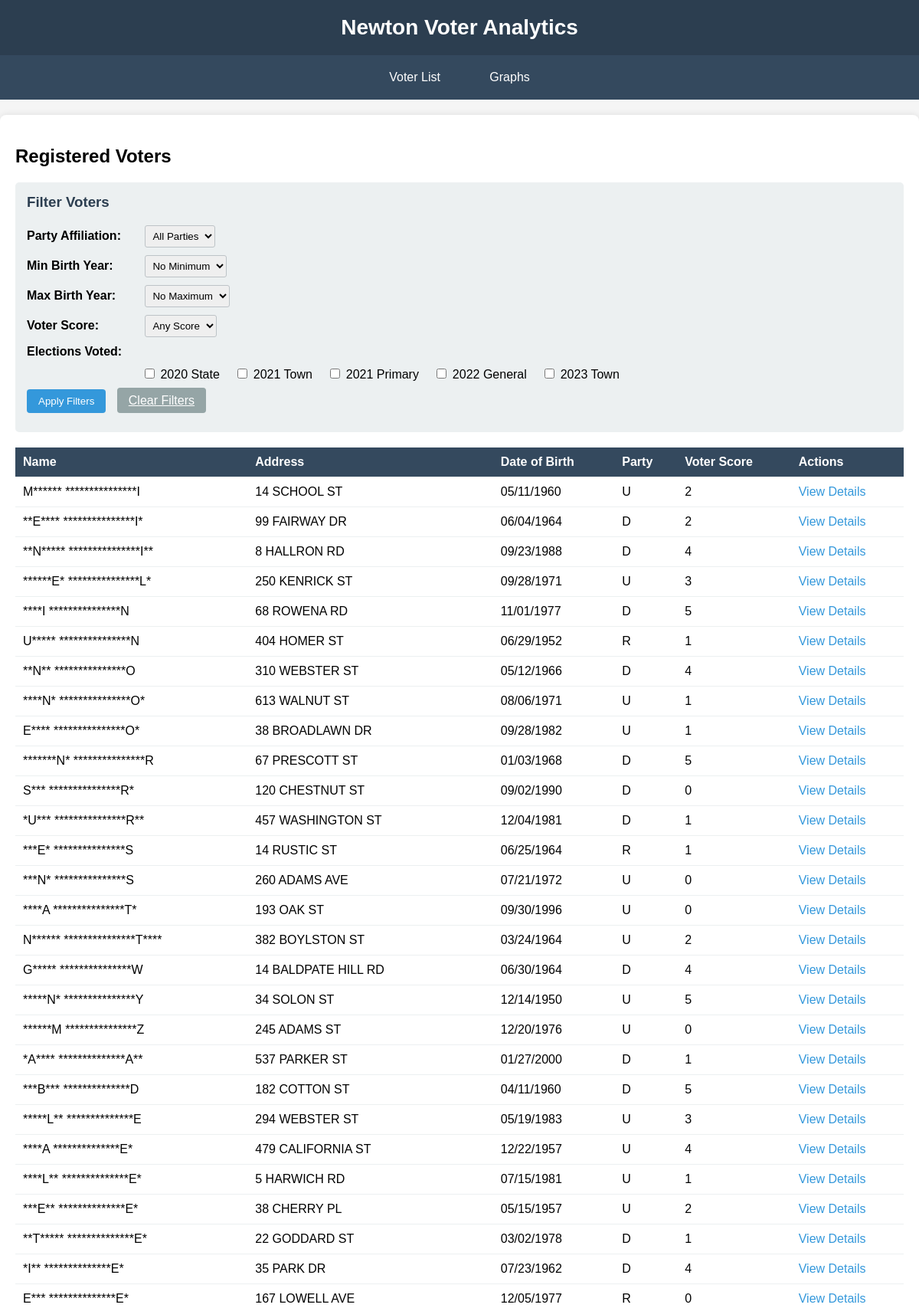
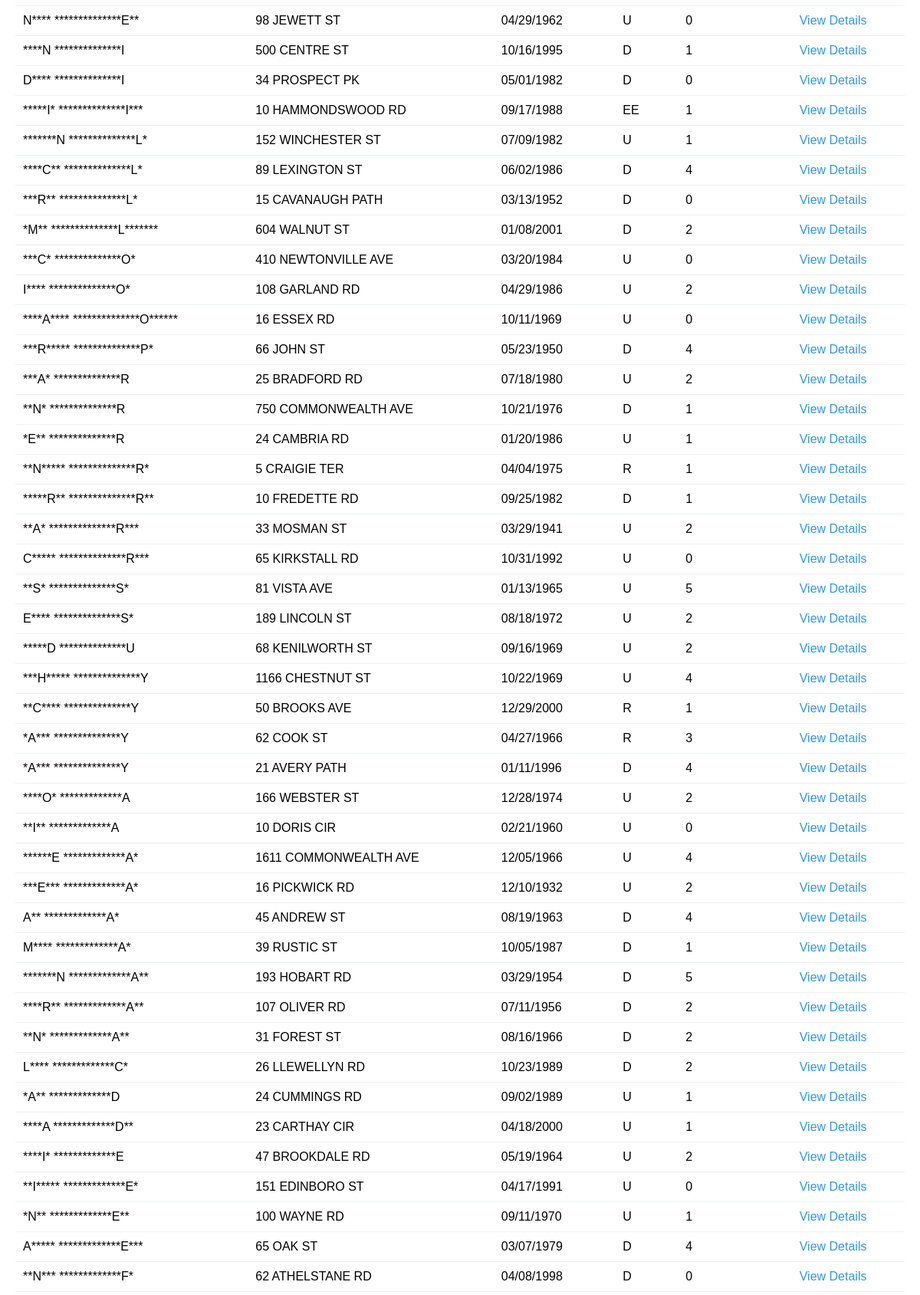
Screenshot of /voter_analytics/?page=2 (upper part) with the database file from the repository (2 pictures, top to bottom).
### voter_analytics/models.py (models this page shows, shortened)
class Voter(models.Model):
    last_name = models.CharField(max_length=100)
    first_name = models.CharField(max_length=100)
    street_number = models.CharField(max_length=20)
    street_name = models.CharField(max_length=100)
    apartment_number = models.CharField(max_length=20, blank=True)
    zip_code = models.CharField(max_length=10)
    date_of_birth = models.DateField()
    date_of_registration = models.DateField()
    party_affiliation = models.CharField(max_length=2)  # note: 2 chars wide
    precinct_number = models.CharField(max_length=10)
    v20state = models.BooleanField(default=False)  # 2020 state election
    v21town = models.BooleanField(default=False)   # 2021 town election
    v21primary = models.BooleanField(default=False)  # 2021 primary
    v22general = models.BooleanField(default=False)  # 2022 general election
    v23town = models.BooleanField(default=False)   # 2023 town election
    voter_score = models.IntegerField()

### voter_analytics/views.py (the view)
# urls.py: path('', VoterListView.as_view(), name='voters'),
class VoterListView(ListView):
    model = Voter
    template_name = 'voter_analytics/voter_list.html'
    context_object_name = 'voters'
    paginate_by = 100  # show 100 voters per page
    def get_queryset(self):
        queryset = super().get_queryset()
        party = self.request.GET.get('party')
        min_dob_year = self.request.GET.get('min_dob')
        max_dob_year = self.request.GET.get('max_dob')
        voter_score = self.request.GET.get('voter_score')
        if party:
            queryset = queryset.filter(party_affiliation=party)
        if min_dob_year:
            queryset = queryset.filter(date_of_birth__year__gte=int(min_dob_year))
        if max_dob_year:
            queryset = queryset.filter(date_of_birth__year__lte=int(max_dob_year))
        if voter_score:
            queryset = queryset.filter(voter_score=int(voter_score))
        if self.request.GET.get('v20state'):
            queryset = queryset.filter(v20state=True)
        if self.request.GET.get('v21town'):
            queryset = queryset.filter(v21town=True)
        if self.request.GET.get('v21primary'):
            queryset = queryset.filter(v21primary=True)
        if self.request.GET.get('v22general'):
            queryset = queryset.filter(v22general=True)
        if self.request.GET.get('v23town'):
            queryset = queryset.filter(v23town=True)
        return queryset.order_by('last_name', 'first_name')
    def get_context_data(self, **kwargs):
        context = super().get_context_data(**kwargs)
        parties = Voter.objects.values_list('party_affiliation', flat=True).distinct().order_by('party_affiliation')
        context['parties'] = parties
        min_year = Voter.objects.order_by('date_of_birth').first().date_of_birth.year if Voter.objects.exists() else 1900
        max_year = Voter.objects.order_by('-date_of_birth').first().date_of_birth.year if Voter.objects.exists() else 2023
        context['year_range'] = range(min_year, max_year + 1)
        context['voter_scores'] = range(6)
        context['selected_party'] = self.request.GET.get('party', '')
        context['selected_min_dob'] = self.request.GET.get('min_dob', '')
        context['selected_max_dob'] = self.request.GET.get('max_dob', '')
        context['selected_voter_score'] = self.request.GET.get('voter_score', '')
        context['v20state_checked'] = self.request.GET.get('v20state', '')
        context['v21town_checked'] = self.request.GET.get('v21town', '')
        context['v21primary_checked'] = self.request.GET.get('v21primary', '')
        context['v22general_checked'] = self.request.GET.get('v22general', '')
        context['v23town_checked'] = self.request.GET.get('v23town', '')
        return context

### voter_analytics/templates/voter_analytics/voter_list.html (shortened to what this page needs)
{% extends 'voter_analytics/base.html' %}
{% block content %}
    <h2>Registered Voters</h2>
    <div class="filter-form">
        <h3>Filter Voters</h3>
        <form method="get" action="">
            <div class="form-group">
                <label for="party">Party Affiliation:</label>
                <select name="party" id="party">
                    <option value="">All Parties</option>
                </select>
            </div>
            <div class="form-group">
                <label for="min_dob">Min Birth Year:</label>
                <select name="min_dob" id="min_dob">
                    <option value="">No Minimum</option>
                </select>
            </div>
            <div class="form-group">
                <label for="max_dob">Max Birth Year:</label>
                <select name="max_dob" id="max_dob">
                    <option value="">No Maximum</option>
                </select>
            </div>
            <div class="form-group">
                <label for="voter_score">Voter Score:</label>
                <select name="voter_score" id="voter_score">
                    <option value="">Any Score</option>
                </select>
            </div>
            <div class="form-group">
                <label>Elections Voted:</label>
            </div>
            <div class="form-group checkbox-group">
                <label>
                    <input type="checkbox" name="v20state" value="true" {% if v20state_checked %}checked{% endif %}> 2020 State
                </label>
                <label>
                    <input type="checkbox" name="v21town" value="true" {% if v21town_checked %}checked{% endif %}> 2021 Town
                </label>
                <label>
                    <input type="checkbox" name="v21primary" value="true" {% if v21primary_checked %}checked{% endif %}> 2021 Primary
                </label>
                <label>
                    <input type="checkbox" name="v22general" value="true" {% if v22general_checked %}checked{% endif %}> 2022 General
                </label>
                <label>
                    <input type="checkbox" name="v23town" value="true" {% if v23town_checked %}checked{% endif %}> 2023 Town
                </label>
            </div>
            <div class="form-group">
                <button type="submit" class="btn">Apply Filters</button>
                <a href="{% url 'voter_analytics:voters' %}" class="btn btn-secondary">Clear Filters</a>
            </div>
        </form>
    </div>
    <table>
        <thead>
            <tr>
                <th>Name</th>
                <th>Address</th>
                <th>Date of Birth</th>
                <th>Party</th>
                <th>Voter Score</th>
                <th>Actions</th>
            </tr>
        </thead>
        <tbody>
            {% for voter in voters %}
                <tr>
                    <td>{{ voter.first_name }} {{ voter.last_name }}</td>
                    <td>{{ voter.street_number }} {{ voter.street_name }}</td>
                    <td>{{ voter.date_of_birth|date:"m/d/Y" }}</td>
                    <td>{{ voter.party_affiliation }}</td>
                    <td>{{ voter.voter_score }}</td>
                    <td>
                        <a href="{% url 'voter_analytics:voter' pk=voter.pk %}">View Details</a>
                    </td>
                </tr>
            {% empty %}
                <tr>
                    <td colspan="6" style="text-align: center;">No voters found matching the criteria.</td>
                </tr>
            {% endfor %}
        </tbody>
    </table>
{% endblock %}

### voter_analytics/templates/voter_analytics/base.html (style rules this page uses)
body { font-family: Arial, sans-serif; margin: 0; padding: 0; background-color: #f5f5f5; }
.filter-form { background-color: #ecf0f1; padding: 15px; border-radius: 5px; margin-bottom: 20px; }
.filter-form h3 { margin-top: 0; color: #2c3e50; }
.form-group { margin-bottom: 10px; }
.form-group label { display: inline-block; width: 150px; font-weight: bold; }
.form-group select, .form-group input { padding: 5px; border: 1px solid #bdc3c7; border-radius: 3px; }
.form-group.checkbox-group { margin-left: 150px; }
.form-group.checkbox-group label { width: auto; font-weight: normal; margin-right: 15px; }
.btn { background-color: #3498db; color: white; padding: 8px 15px; border: none; border-radius: 4px; cursor: pointer; margin-right: 10px; }
.btn-secondary { background-color: #95a5a6; }
table { width: 100%; border-collapse: collapse; margin-top: 20px; }
table th, table td { padding: 10px; text-align: left; border-bottom: 1px solid #ecf0f1; }
table th { background-color: #34495e; color: white; }
table a { color: #3498db; text-decoration: none; }

### rows the page displays
Voter: first_name "****A", last_name "***************T*", street_number "193", street_name "OAK ST", date_of_birth "09/30/1996", party_affiliation "U", voter_score "0"
Voter: first_name "***H*****", last_name "**************Y", street_number "1166", street_name "CHESTNUT ST", date_of_birth "10/22/1969", party_affiliation "U", voter_score "4"
Voter: first_name "**N*", last_name "*************A**", street_number "31", street_name "FOREST ST", date_of_birth "08/16/1966", party_affiliation "D", voter_score "2"
Voter: first_name "****A", last_name "*************D**", street_number "23", street_name "CARTHAY CIR", date_of_birth "04/18/2000", party_affiliation "U", voter_score "1"
Voter: first_name "A*****", last_name "*************E***", street_number "65", street_name "OAK ST", date_of_birth "03/07/1979", party_affiliation "D", voter_score "4"
